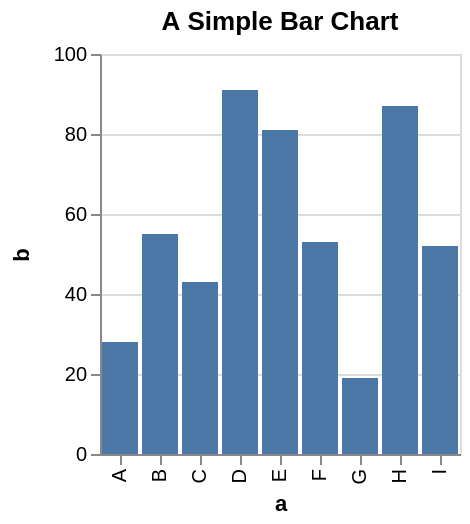

Write the Vega-Lite specification saved for this chart.
### Vega specification from a JSON file in a GitHub repository (floating-point values rounded to 4 significant figures)
{"$schema": "https://vega.github.io/schema/vega/v5.json", "autosize": "pad", "padding": 5, "height": 200, "title": {"text": "A Simple Bar Chart", "frame": "group"}, "style": "cell", "data": [{"name": "source_0", "values": [{"a": "A", "b": 28}, {"a": "B", "b": 55}, {"a": "C", "b": 43}, {"a": "D", "b": 91}, {"a": "E", "b": 81}, {"a": "F", "b": 53}, {"a": "G", "b": 19}, {"a": "H", "b": 87}, {"a": "I", "b": 52}]}], "signals": [{"name": "x_step", "value": 20}, {"name": "width", "update": "bandspace(domain('x').length, 0.1, 0.05) * x_step"}], "marks": [{"name": "marks", "type": "rect", "style": ["bar"], "from": {"data": "source_0"}, "encode": {"update": {"fill": [{"test": "datum[\"b\"] === null || isNaN(datum[\"b\"])", "value": null}, {"value": "#4c78a8"}], "tooltip": {"signal": "{\"a\": ''+datum[\"a\"], \"b\": format(datum[\"b\"], \"\")}"}, "x": {"scale": "x", "field": "a"}, "width": {"scale": "x", "band": true}, "y": {"scale": "y", "field": "b"}, "y2": {"scale": "y", "value": 0}}}}], "scales": [{"name": "x", "type": "band", "domain": {"data": "source_0", "field": "a", "sort": true}, "range": {"step": {"signal": "x_step"}}, "paddingInner": 0.1, "paddingOuter": 0.05}, {"name": "y", "type": "linear", "domain": {"data": "source_0", "field": "b"}, "range": [{"signal": "height"}, 0], "nice": true, "zero": true}], "axes": [{"scale": "x", "orient": "bottom", "grid": false, "title": "a", "labelAlign": "right", "labelAngle": 270, "labelBaseline": "middle", "labelOverlap": true, "zindex": 1}, {"scale": "y", "orient": "left", "grid": false, "title": "b", "labelOverlap": true, "tickCount": {"signal": "ceil(height/40)"}, "zindex": 1}, {"scale": "y", "orient": "left", "gridScale": "x", "grid": true, "tickCount": {"signal": "ceil(height/40)"}, "domain": false, "labels": false, "maxExtent": 0, "minExtent": 0, "ticks": false, "zindex": 0}], "config": {"axisY": {"minExtent": 30}}}
